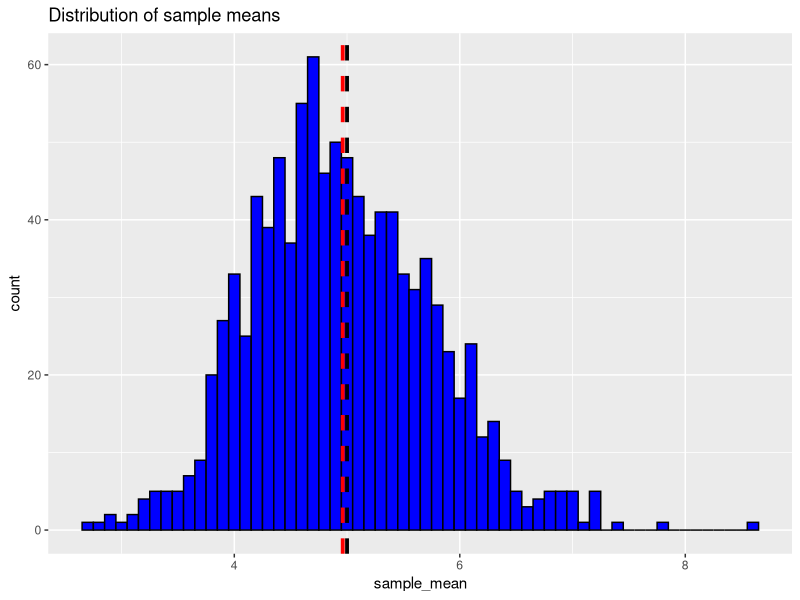
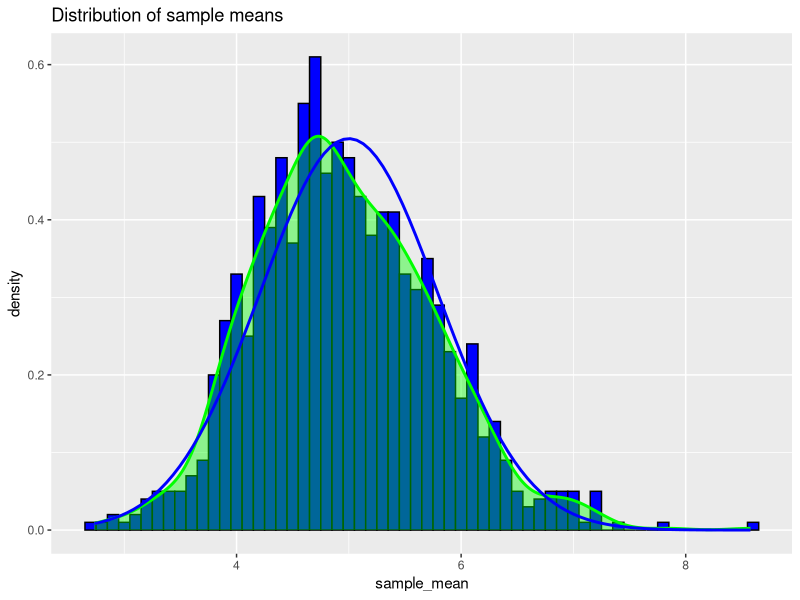

These figures' R source, in order:
## ---- chunk 1
library(ggplot2, quietly = TRUE)
library(dplyr, quietly = TRUE, warn.conflicts = FALSE)

lambda <- 0.2
n <- 40 #sample size
simul_count <- 1000 #number of simulations
dist_mu <- 1 / lambda #mean of population
dist_sigma <- 1 / lambda #standard deviation of population

set.seed(17) # set seed value for reproducability

# create empty data frame for simulation data
simul_data <- data.frame(matrix(NA, nrow = simul_count, ncol = n + 1))
names(simul_data)[n + 1] <- "sample_mean"

# generate 1000 random exponential distributions of sample size 40
# with each sample in a new row
for(i in 1:simul_count) {
        temp_data <- rexp(n, lambda)
        simul_data[i, ] <- c(temp_data, mean(temp_data))
}
## ---- chunk 2
mean_of_all_samples <- mean(simul_data$sample_mean)
mean_of_all_samples
## ---- chunk 3
ggplot(simul_data, aes(x=sample_mean)) +
        geom_histogram(binwidth = 0.1, colour = "black", fill = "blue") +
        geom_vline(xintercept = mean_of_all_samples, size = 1.3, colour = "red",
                linetype = "dashed", show_guide = TRUE) +
        geom_vline(xintercept = 1 / lambda, size = 1.3, colour = "black",
                linetype = "dashed", show_guide = TRUE) +
        ggtitle("Distribution of sample means") 
## ---- chunk 4
sample_var <- var(simul_data$sample_mean)
sample_var
## ---- chunk 5
(dist_sigma^2 / n) - sample_var
## ---- chunk 6
ggplot(simul_data, aes(x=sample_mean)) +
        geom_histogram(binwidth = 0.1, colour = "black", fill = "blue",
                       aes(y=..density..)) +
        geom_density(colour = "green", fill = "green", alpha = 0.4, size = 1) +
        stat_function(fun = dnorm, args = list(mean = dist_mu, sd = sqrt(dist_sigma^2 / n)),
                      colour = "blue", size = 1) +
        ggtitle("Distribution of sample means") 
